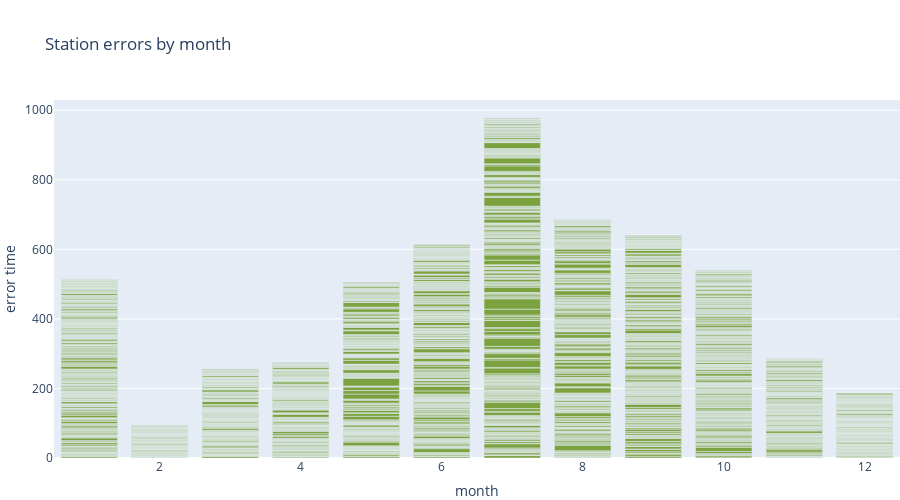

The cell this chart's notebook holds for it:
### Code cell
fig = px.bar(error_stations, x='month', y='count', height = 500,
             labels={'Start Station Id':'station ID', 'count':'error time'}, 
             hover_data={'Start Station Id':True},
             title='Station errors by month')

fig.update_layout(margin ={'l':50,'b':0,'r':0})
fig.update_layout(showlegend=False)
fig.show()
#fig.show(renderer="png")
#fig.write_html("visuals/byMon_duration-bar.html")

### Figure 1 — Plotly figure (JSON) as saved in the notebook; plotly's stock layout.template omitted (floating-point values rounded to 4 significant figures; data arrays with more than 128 entries replaced by an {"elided": "..."} marker saying what was removed)
{"data": [{"alignmentgroup": "True", "customdata": {"elided": "2717x1 str values"}, "hovertemplate": "month=%{x}<br>error time=%{y}<br>station ID=%{customdata[0]}<extra></extra>", "legendgroup": "", "marker": {"color": "#7BA23F", "pattern": {"shape": ""}}, "name": "", "offsetgroup": "", "orientation": "v", "showlegend": false, "textposition": "auto", "type": "bar", "x": {"elided": "2717 int values"}, "xaxis": "x", "y": {"elided": "2717 int values"}, "yaxis": "y"}], "layout": {"barmode": "relative", "height": 500, "legend": {"tracegroupgap": 0}, "margin": {"b": 0, "l": 50, "r": 0}, "showlegend": false, "title": {"text": "Station errors by month"}, "xaxis": {"anchor": "y", "domain": [0, 1], "title": {"text": "month"}}, "yaxis": {"anchor": "x", "domain": [0, 1], "title": {"text": "error time"}}}}
